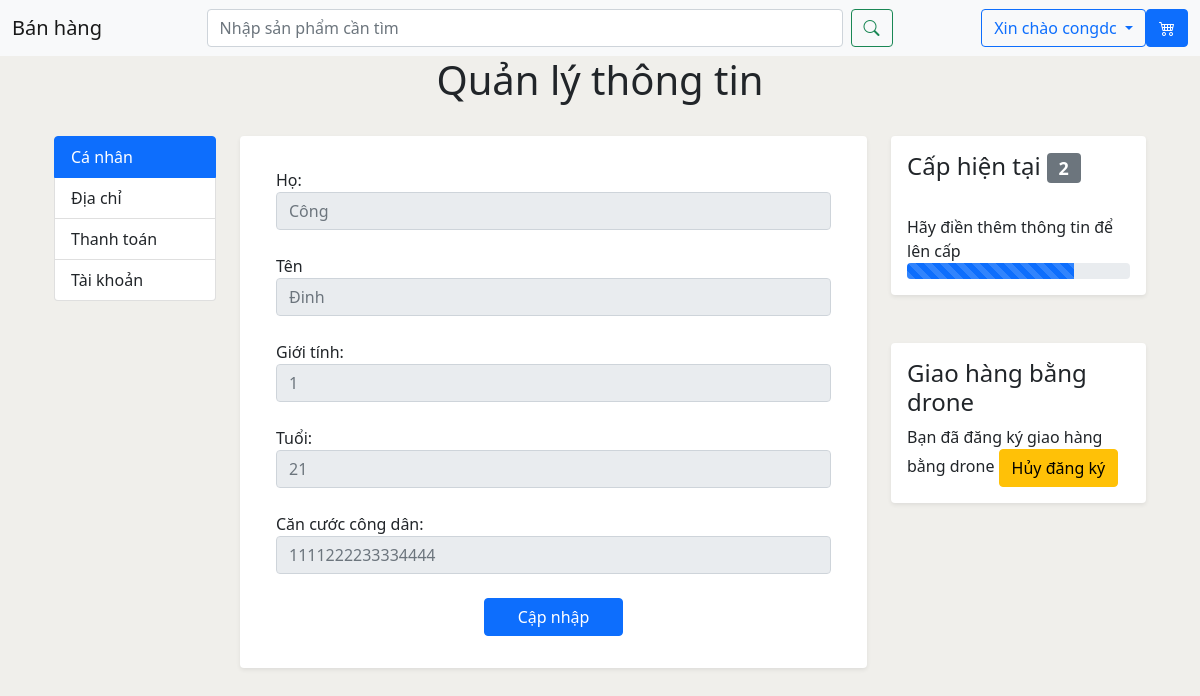
Before: /info/information/ (signed in) with the older database file.
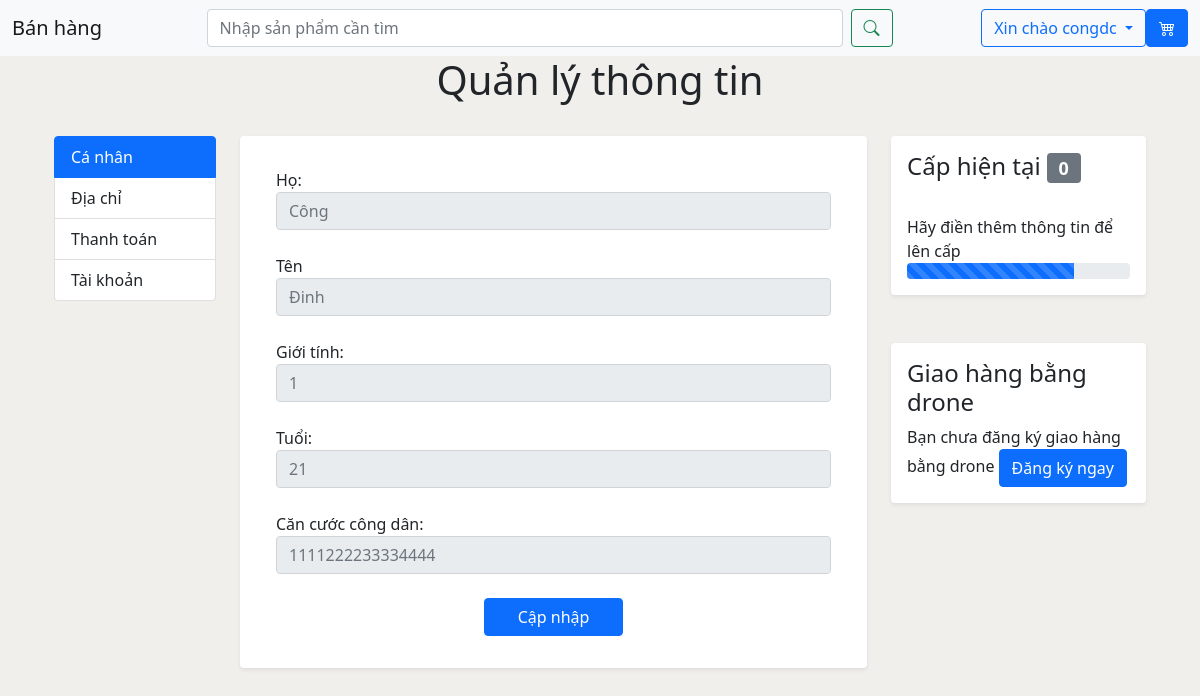
After: the same page with the newer database file.
### authentication/models.py (models this page shows)
class CustomUser(AbstractUser):
    num_level = ((0, "Cơ bản"), (1, "Xác thực"), (2, "Vip"))
    level = models.IntegerField (choices=num_level, default=0)
    id_card = models. IntegerField (null=True)
    bank_card = models. IntegerField (null=True)
    phone = models. IntegerField (null=True)
    age = models. IntegerField (default=0)
    sex_choice = ((0, "Nữ"), (1, "Nam"), (2, "không xác định"))
    sex = models.IntegerField (choices=sex_choice, default=2)
    address = models.CharField (default='', max_length=255)

### authentication/views.py (the view)
# urls.py: path('information/', views.information, name = 'information'),
def information(request):
    return render(request, 'information.html')

### authentication/templates/information.html (shortened to what this page needs)
{% extends "pages/base.html" %}
{% block content %}
<center>
    <h1>Quản lý thông tin</h1>
</center>
<br>
<div class="container-fluid">
    <div class="row">
      <div class="col-2">
        <div class="list-group" id="list-tab" role="tablist">
          <a class="list-group-item list-group-item-action active" id="list-home-list" data-bs-toggle="list" href="#list-home" role="tab" aria-controls="list-home">Cá nhân</a>
          <a class="list-group-item list-group-item-action" id="list-profile-list" data-bs-toggle="list" href="#list-profile" role="tab" aria-controls="list-profile">Địa chỉ</a>
          <a class="list-group-item list-group-item-action" id="list-messages-list" data-bs-toggle="list" href="#list-messages" role="tab" aria-controls="list-messages">Thanh toán</a>
          <a class="list-group-item list-group-item-action" id="list-settings-list" data-bs-toggle="list" href="#list-settings" role="tab" aria-controls="list-settings">Tài khoản</a>
        </div>
      </div>
      <div class="col-7">
        <div class="tab-content" id="nav-tabContent">
          <div class="tab-pane fade show active" id="list-home" role="tabpanel" aria-labelledby="list-home-list">
                <div class="shadow-sm p-3 mb-5 bg-body rounded">
                        <div class="accordion-body">
                            Họ:
                            <input class="form-control" type="text" placeholder={{user.first_name}} aria-label="Disabled input example" disabled>
                            <br>
                            Tên
                            <input class="form-control" type="text" placeholder={{user.last_name}} aria-label="Disabled input example" disabled>
                          <br>
                          Giới tính:
                            <input class="form-control" type="text" placeholder={{user.sex}} aria-label="Disabled input example" disabled>
                          <br>
                          Tuổi:
                            <input class="form-control" type="text" placeholder={{user.age}} aria-label="Disabled input example" disabled>
                          <br>
                          Căn cước công dân:
                            <input class="form-control" type="text" placeholder={{user.id_card}} aria-label="Disabled input example" disabled>
                          <br>
                          <div class="d-grid gap-2 col-3 mx-auto">
                            <a href="{{user.id}}/" class="btn btn-primary" role="button">Cập nhập</a>
                          </div>
                        </div>
                </div>
          </div>
        </div>
      </div>
        <div class="col-sm-3">
            <div class="shadow-sm p-3 mb-5 bg-body rounded">
                <h4>Cấp hiện tại  <span class="badge bg-secondary">{{user.level}}</span></h4>
                <br>
                Hãy điền thêm thông tin để lên cấp
                <div class="progress">
                  <div class="progress-bar progress-bar-striped progress-bar-animated" role="progressbar" aria-valuenow="50" aria-valuemin="0" aria-valuemax="100" style="width: 75%"></div>
                </div>
            </div>
           <div class="shadow-sm p-3 mb-5 bg-body rounded">
               <h4>Giao hàng bằng drone </h4>
                      {% if user.level == 2 %}
                        Bạn đã đăng ký giao hàng bằng drone
                        <button type="button" class="btn btn-warning"> Hủy đăng ký </button>
                      {% else %}
                        Bạn chưa đăng ký giao hàng bằng drone
                        <a class="btn btn-primary" href="{% url 'drone_delivery' %}">Đăng ký ngay</a>
                      {% endif %}
            </div>
        </div>
    </div>
</div>
{% endblock %}

### home/templates/pages/base.html (shortened to what this page needs)
<!doctype html>
<html lang="en">
<head>
    <link rel="stylesheet" href="https://cdn.jsdelivr.net/npm/bootstrap-icons@1.5.0/font/bootstrap-icons.css">
    {% load static %}
    <link href="https://cdn.jsdelivr.net/npm/bootstrap@5.1.3/dist/css/bootstrap.min.css" rel="stylesheet">
</head>
<body>
    <nav class="navbar sticky-top navbar-expand-lg navbar-light bg-light">
        <div class="container-fluid">
            <a class="navbar-brand" href="/">
                Bán hàng
            </a>
            <div class="navbar-search search col-sm-7 col-xs-11">
                  <form class="d-flex" action="/search" method="get">
                      <input class="form-control me-2" type="search" placeholder="Nhập sản phẩm cần tìm" name="query" id="query">
                      <button class="btn btn-outline-success" type="submit">
                            <i class="bi bi-search"></i>
                      </button>
                  </form>
                </div>
            <div class="nav justify-content-end" id="navbarScroll">
                {% if user.username %}
                    <div class="dropdown">
                        <button class="btn btn-outline-primary dropdown-toggle" type="button" id="dropdownMenuButton2" data-bs-toggle="dropdown" aria-expanded="false">
                            Xin chào {{user.username}}
                        </button>
                    </div>
                {% endif %}
                <a  class="btn btn-primary"  href="{% url 'cart' %}">
                    <i class="bi bi-cart4"></i>
                </a>
            </div>
        </div>
    </nav>
    <div class="container">
        {% block content %}
        {% endblock %}
    </div>
</body>
</html>

### home/templates/pages/base.html (style rules this page uses)
html, body { height: 100%; background-color: #f0efeb }

Changed rows visible on the page:
changed CustomUser "congdc": level "2" → "0"
Other visible differences:
text no longer shown: "Bạn đã đăng ký giao hàng bằng drone Hủy đăng ký"
text now shown: "Bạn chưa đăng ký giao hàng bằng drone Đăng ký ngay"
